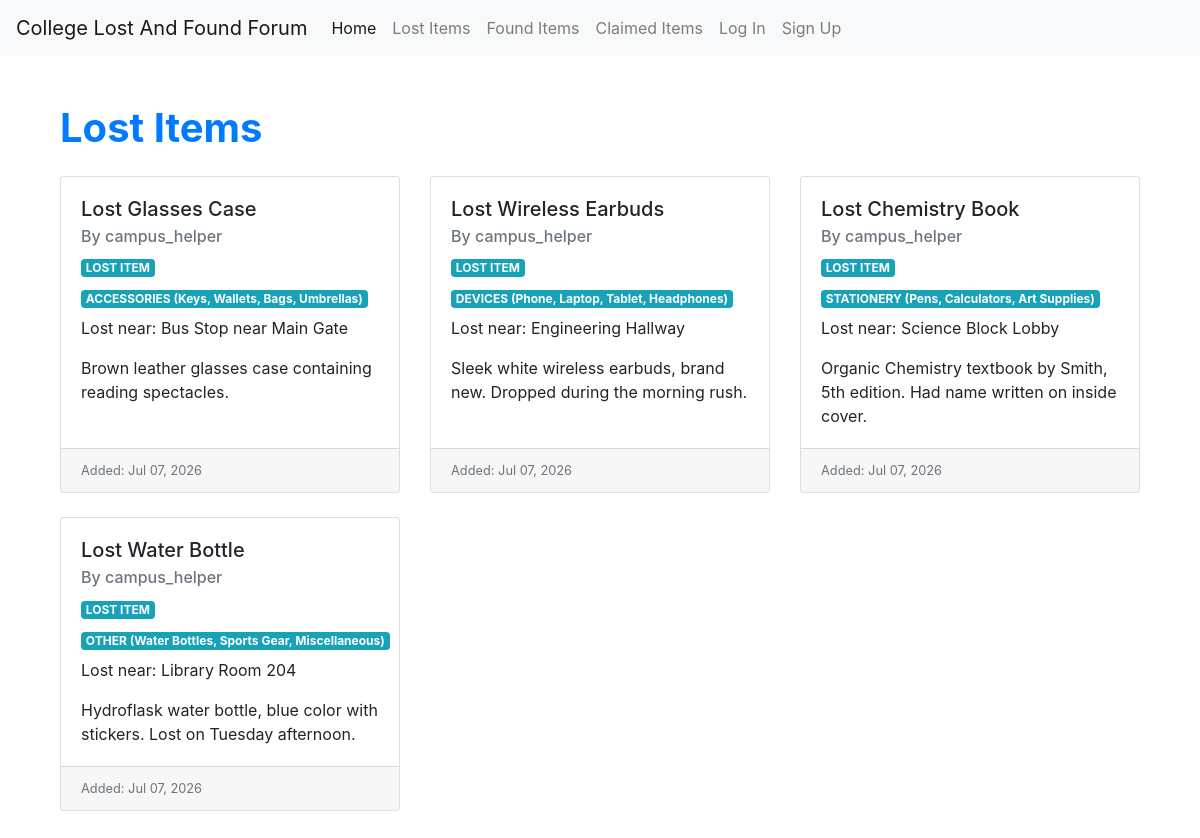
The app's page /lost-items/ with its own data.
### lost_found/models.py (models this page shows)
class Item(models.Model):
    title = models.CharField(max_length=200)
    location = models.CharField(max_length=200)
    description = models.TextField()
    catagories = models.CharField(
        max_length=3,
        choices=ctg,
        default='Oth'
    )
    status= models.CharField(
        max_length=3,
        choices=stat,
        default="L"
    )
    image = models.ImageField(upload_to="lostitems/", blank=True, null=True)
    created_at = models.DateTimeField(auto_now_add=True)
    user = models.ForeignKey(settings.AUTH_USER_MODEL, on_delete=models.CASCADE)
    claimed_by = models.ForeignKey(settings.AUTH_USER_MODEL, on_delete=models.SET_NULL, null=True, blank=True, related_name='claimed_items')

### lost_found/views.py (the view)
# urls.py: path("lost-items/", views.lost_items, name="Lost Items"),
def lost_items(request):
    items = Item.objects.filter(status='L').order_by('-created_at')
    return render(request, "lostitem.html", context={'items': items})

### lost_found/templates/lostitem.html (shortened to what this page needs)
{% extends "base.html" %}
{% block content %}
<div class="container my-5">
    <h1 class="mb-4 text-primary font-weight-bold">Lost Items</h1>
    <div class="row">
        {% for item in items %}
            {% include "item_card.html" %}
        {% endfor %}
    </div>
</div>
{% endblock %}

### lost_found/templates/item_card.html (shortened to what this page needs)
<div class="col-md-4 mb-4">
                <div class="card h-100">
                    <div class="card-body">
                        <h5 class="card-title">{{ item.title }}</h5>
                        <h6 class="card-subtitle mb-2 text-muted">By {{ item.user.username }}</h6>
                        <span class="badge badge-info mb-2">{{ item.get_status_display }}</span>
                        <span class="badge badge-info mb-2">{{ item.get_catagories_display }}</span>
                        <p class="card-text">Lost near: {{ item.location }}</p>
                        <p class="card-text">{{ item.description|truncatewords:20 }}</p>
                    </div>
                    <div class="card-footer text-muted d-flex justify-content-between align-items-center">
                        <small>Added: {{ item.created_at|date:"M d, Y" }}</small>
                    </div>
                </div>
                </div>

### records on screen
Item: title "Lost Glasses Case", user.username "campus_helper", status "LOST ITEM", catagories "ACCESSORIES (Keys, Wallets, Bags, Umbrellas)", location "Bus Stop near Main Gate", description "Brown leather glasses case containing reading spectacles.", created_at "Jul 07, 2026"
Item: title "Lost Wireless Earbuds", user.username "campus_helper", status "LOST ITEM", catagories "DEVICES (Phone, Laptop, Tablet, Headphones)", location "Engineering Hallway", description "Sleek white wireless earbuds, brand new. Dropped during the morning rush.", created_at "Jul 07, 2026"
Item: title "Lost Chemistry Book", user.username "campus_helper", status "LOST ITEM", catagories "STATIONERY (Pens, Calculators, Art Supplies)", location "Science Block Lobby", description "Organic Chemistry textbook by Smith, 5th edition. Had name written on inside cover.", created_at "Jul 07, 2026"
Item: title "Lost Water Bottle", user.username "campus_helper", status "LOST ITEM", catagories "OTHER (Water Bottles, Sports Gear, Miscellaneous)", location "Library Room 204", description "Hydroflask water bottle, blue color with stickers. Lost on Tuesday afternoon.", created_at "Jul 07, 2026"
